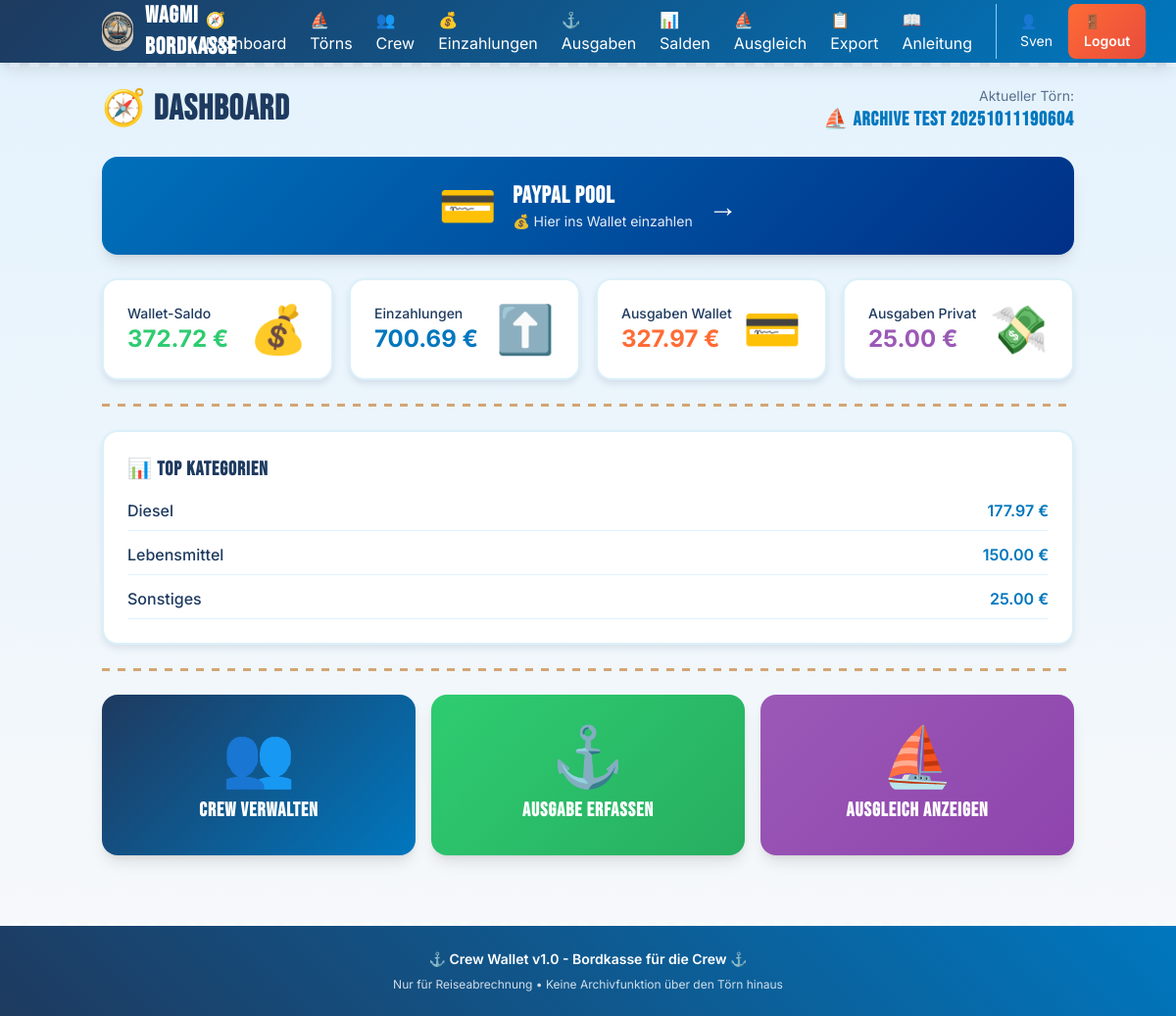
Page / (signed in) on the earlier database version.
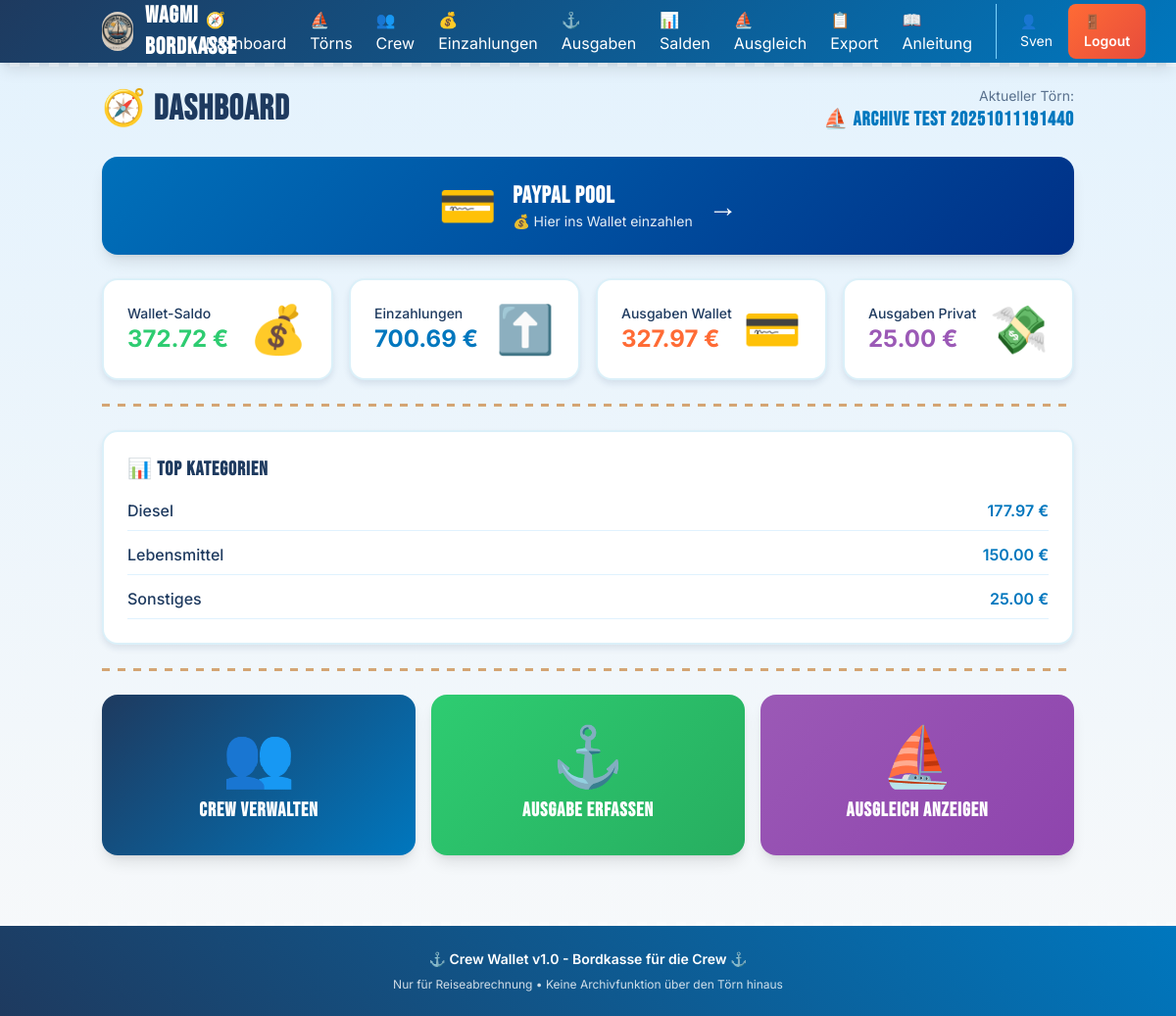
Same page on the later database version.
### models.py (models this page shows)
class Trip(Base):
    __tablename__ = "trips"
    id = Column(Integer, primary_key=True, index=True)
    name = Column(String(100), nullable=False)
    start_date = Column(Date, nullable=False)
    end_date = Column(Date, nullable=True)
    status = Column(SQLEnum(TripStatus), nullable=False, default=TripStatus.active)
    created_at = Column(DateTime, default=datetime.utcnow)
    crew_members = relationship("CrewMember", back_populates="trip", cascade="all, delete-orphan")
    deposits = relationship("Deposit", back_populates="trip", cascade="all, delete-orphan")
    expenses = relationship("Expense", back_populates="trip", cascade="all, delete-orphan")

class Expense(Base):
    __tablename__ = "expenses"
    __table_args__ = (
        CheckConstraint('amount > 0', name='check_expense_amount_positive'),
        CheckConstraint('amount_eur > 0', name='check_expense_amount_eur_positive'),
    )
    id = Column(Integer, primary_key=True, index=True)
    trip_id = Column(Integer, ForeignKey("trips.id"), nullable=False, index=True)
    payer_id = Column(Integer, ForeignKey("crew_members.id"), nullable=False, index=True)
    date = Column(Date, nullable=False)
    category = Column(String(50), nullable=False)
    description = Column(String(200), nullable=False)
    amount = Column(Float, nullable=False)
    currency = Column(SQLEnum(Currency), nullable=False, default=Currency.EUR)
    amount_eur = Column(Float, nullable=False)
    paid_from = Column(SQLEnum(PaidFromEnum), nullable=False)
    split_mode = Column(SQLEnum(SplitModeEnum), nullable=False)
    created_at = Column(DateTime, default=datetime.utcnow)
    trip = relationship("Trip", back_populates="expenses")
    payer = relationship("CrewMember", foreign_keys=[payer_id], back_populates="paid_expenses")
    participants = relationship("ExpenseParticipant", back_populates="expense", cascade="all, delete-orphan")
    receipts = relationship("Receipt", back_populates="expense", cascade="all, delete-orphan")

### main.py (the view)
@app.get("/", response_class=HTMLResponse)
async def dashboard(request: Request, db: Session = Depends(get_db)):
    active_trip = TripService.get_active_trip(db)
    if not active_trip:
        return RedirectResponse(url="/trips", status_code=303)
    trip_id = active_trip.id
    total_deposits = db.query(func.sum(Deposit.amount_eur)).filter(
        Deposit.trip_id == trip_id
    ).scalar() or 0.0
    wallet_expenses = db.query(func.sum(Expense.amount_eur)).filter(
        Expense.trip_id == trip_id,
        Expense.paid_from == PaidFromEnum.wallet
    ).scalar() or 0.0
    private_expenses = db.query(func.sum(Expense.amount_eur)).filter(
        Expense.trip_id == trip_id,
        Expense.paid_from == PaidFromEnum.private
    ).scalar() or 0.0
    total_expenses = wallet_expenses + private_expenses
    wallet_balance = total_deposits - wallet_expenses
    top_categories = db.query(
        Expense.category,
        func.sum(Expense.amount_eur).label('total')
    ).filter(Expense.trip_id == trip_id).group_by(Expense.category).order_by(func.sum(Expense.amount_eur).desc()).limit(5).all()
    expense_count = db.query(Expense).filter(Expense.trip_id == trip_id).count()
    return templates.TemplateResponse("index.html", {
        "request": request,
        "active_trip": active_trip,
        "wallet_balance": round(wallet_balance, 2),
        "total_deposits": round(total_deposits, 2),
        "total_expenses": round(total_expenses, 2),
        "wallet_expenses": round(wallet_expenses, 2),
        "private_expenses": round(private_expenses, 2),
        "top_categories": top_categories,
        "expense_count": expense_count
    })

### templates/index.html (shortened to what the changed rows need)
{% extends "layout.html" %}
{% block content %}
<div class="space-y-6">
    <div class="flex justify-between items-center">
        <h1 class="text-4xl font-bold maritime-header" style="color: var(--navy-deep);">🧭 Dashboard</h1>
        <div class="text-right">
            <p class="text-sm" style="color: var(--navy-deep); opacity: 0.7;">Aktueller Törn:</p>
            <p class="text-xl font-bold maritime-header" style="color: var(--ocean-blue);">⛵ {{ active_trip.name }}</p>
        </div>
    </div>
    <div class="bg-white porthole-card p-6">
        <h2 class="text-xl font-bold maritime-header mb-4" style="color: var(--navy-deep);">📊 Top Kategorien</h2>
        <div class="space-y-3">
            {% for category, total in top_categories %}
            <div class="flex items-center justify-between border-b border-sky-100 pb-2">
                <span class="font-medium" style="color: var(--navy-deep);">{{ category }}</span>
                <span class="font-semibold" style="color: var(--ocean-blue);">{{ "%.2f"|format(total) }} €</span>
            </div>
            {% endfor %}
        </div>
    </div>
</div>
{% endblock %}

Differences in the rows shown:
no longer on this page (row edited): Trip: name "Archive Test 20251011190604"
added Trip: name "Archive Test 20251011191440"
